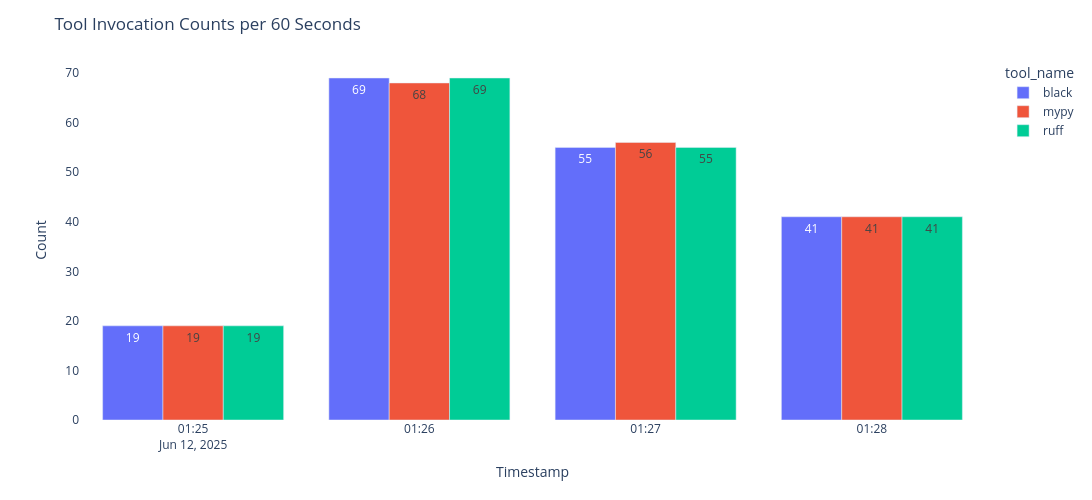

Notebook source saved alongside this figure:
### Markdown cell above
### ⏱️ Tool Invocation Frequency (Grouped by 60-Second Intervals)

This cell visualizes **how frequently each tool is invoked over time**, grouped into 60-second bins. It provides a timeline-style view of tool activity, helping identify bursts, patterns, or idle periods during execution.

#### 🧠 What this code does:

* **Binning**:

  * Floors each tool execution timestamp into 60-second intervals (`time_bin`) for time-based grouping.

* **Aggregation**:

  * Groups by both `tool_name` and `time_bin`, counting how many times each tool is called per interval.

* **Plotting**:

  * Uses a grouped bar chart to display each tool’s invocation count in each 60-second window.
  * Bars are color-coded by tool for easy comparison.
  * Adds numeric annotations above each bar (`text_auto=True`).

#### 🔍 What you're observing:

* This plot reveals **temporal distribution of tool usage**:

  * Tools invoked in bursts will show **tall bars concentrated in narrow windows**.
  * Regular, consistent usage will appear more evenly distributed.
* Great for validating:

  * **Concurrent execution** patterns
  * **Performance bottlenecks**
  * **Tool scheduling balance**

This is especially useful as you scale into larger datasets, where **temporal structure** of tool usage becomes a key factor in optimization and traceability.

### Code cell
# 1. Floor timestamps to 60-second bins
df_tool_expanded["timestamp"] = pd.to_datetime(df_tool_expanded["timestamp"], errors="coerce")
df_tool_expanded["time_bin"] = df_tool_expanded["timestamp"].dt.floor("60s")


# 2. Group by time + tool and count
bar_df = (
    df_tool_expanded
    .groupby(["time_bin", "tool_name"])
    .size()
    .reset_index(name="count")
)

# 3. Plot
fig = px.bar(
    bar_df,
    x="time_bin",
    y="count",
    color="tool_name",
    barmode="group",
    text_auto=True,
    title="Tool Invocation Counts per 60 Seconds",
    labels={"time_bin": "Time (1-minute bins)", "count": "Invocation Count"},
    width=1500,
    height=500
)

fig.update_layout(
    xaxis_title="Timestamp",
    yaxis_title="Count",
    margin=dict(t=60, b=80),
    plot_bgcolor='white'
)

fig.show()

### Figure 1 — Plotly figure (JSON) as saved in the notebook; plotly's stock layout.template omitted (floating-point values rounded to 4 significant figures)
{"data": [{"alignmentgroup": "True", "hovertemplate": "tool_name=black<br>Time (1-minute bins)=%{x}<br>Invocation Count=%{y}<extra></extra>", "legendgroup": "black", "marker": {"color": "#636efa", "pattern": {"shape": ""}}, "name": "black", "offsetgroup": "black", "orientation": "v", "showlegend": true, "textposition": "auto", "texttemplate": "%{y}", "type": "bar", "x": ["2025-06-12T01:25:00.000000000", "2025-06-12T01:26:00.000000000", "2025-06-12T01:27:00.000000000", "2025-06-12T01:28:00.000000000"], "xaxis": "x", "y": [19, 69, 55, 41], "yaxis": "y"}, {"alignmentgroup": "True", "hovertemplate": "tool_name=mypy<br>Time (1-minute bins)=%{x}<br>Invocation Count=%{y}<extra></extra>", "legendgroup": "mypy", "marker": {"color": "#EF553B", "pattern": {"shape": ""}}, "name": "mypy", "offsetgroup": "mypy", "orientation": "v", "showlegend": true, "textposition": "auto", "texttemplate": "%{y}", "type": "bar", "x": ["2025-06-12T01:25:00.000000000", "2025-06-12T01:26:00.000000000", "2025-06-12T01:27:00.000000000", "2025-06-12T01:28:00.000000000"], "xaxis": "x", "y": [19, 68, 56, 41], "yaxis": "y"}, {"alignmentgroup": "True", "hovertemplate": "tool_name=ruff<br>Time (1-minute bins)=%{x}<br>Invocation Count=%{y}<extra></extra>", "legendgroup": "ruff", "marker": {"color": "#00cc96", "pattern": {"shape": ""}}, "name": "ruff", "offsetgroup": "ruff", "orientation": "v", "showlegend": true, "textposition": "auto", "texttemplate": "%{y}", "type": "bar", "x": ["2025-06-12T01:25:00.000000000", "2025-06-12T01:26:00.000000000", "2025-06-12T01:27:00.000000000", "2025-06-12T01:28:00.000000000"], "xaxis": "x", "y": [19, 69, 55, 41], "yaxis": "y"}], "layout": {"barmode": "group", "height": 500, "legend": {"title": {"text": "tool_name"}, "tracegroupgap": 0}, "margin": {"b": 80, "t": 60}, "plot_bgcolor": "white", "title": {"text": "Tool Invocation Counts per 60 Seconds"}, "width": 1500, "xaxis": {"anchor": "y", "domain": [0, 1], "title": {"text": "Timestamp"}}, "yaxis": {"anchor": "x", "domain": [0, 1], "title": {"text": "Count"}}}}
